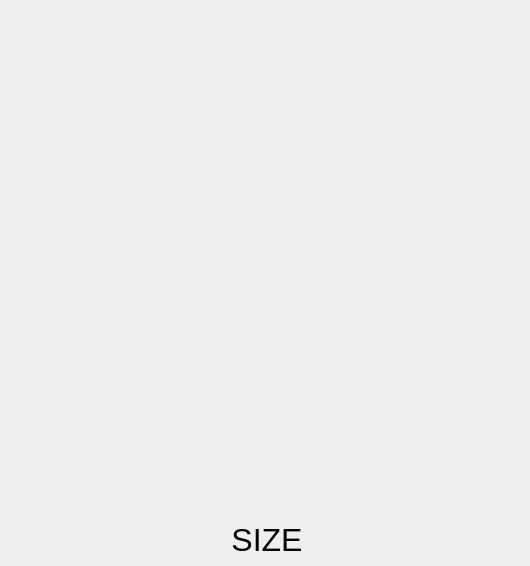
<?xml version="1.0" encoding="UTF-8"?>
<ui version="4.0">
 <class>Dialog</class>
 <widget class="QDialog" name="Dialog">
  <property name="windowModality">
   <enum>Qt::NonModal</enum>
  </property>
  <property name="geometry">
   <rect>
    <x>0</x>
    <y>0</y>
    <width>530</width>
    <height>566</height>
   </rect>
  </property>
  <property name="sizePolicy">
   <sizepolicy hsizetype="Preferred" vsizetype="Preferred">
    <horstretch>0</horstretch>
    <verstretch>0</verstretch>
   </sizepolicy>
  </property>
  <property name="minimumSize">
   <size>
    <width>530</width>
    <height>566</height>
   </size>
  </property>
  <property name="maximumSize">
   <size>
    <width>530</width>
    <height>566</height>
   </size>
  </property>
  <property name="windowTitle">
   <string>Booru Tagger - Preview</string>
  </property>
  <property name="windowIcon">
   <iconset>
    <normaloff>../assets/icon.png</normaloff>../assets/icon.png</iconset>
  </property>
  <property name="sizeGripEnabled">
   <bool>false</bool>
  </property>
  <property name="modal">
   <bool>false</bool>
  </property>
  <layout class="QGridLayout" name="gridLayout_2">
   <item row="0" column="0">
    <widget class="QLabel" name="label">
     <property name="minimumSize">
      <size>
       <width>512</width>
       <height>512</height>
      </size>
     </property>
     <property name="maximumSize">
      <size>
       <width>512</width>
       <height>512</height>
      </size>
     </property>
     <property name="text">
      <string/>
     </property>
    </widget>
   </item>
   <item row="1" column="0">
    <widget class="QLabel" name="label_2">
     <property name="minimumSize">
      <size>
       <width>512</width>
       <height>30</height>
      </size>
     </property>
     <property name="maximumSize">
      <size>
       <width>512</width>
       <height>30</height>
      </size>
     </property>
     <property name="font">
      <font>
       <pointsize>24</pointsize>
       <weight>50</weight>
       <italic>false</italic>
       <bold>false</bold>
       <underline>false</underline>
      </font>
     </property>
     <property name="text">
      <string>SIZE</string>
     </property>
     <property name="alignment">
      <set>Qt::AlignCenter</set>
     </property>
    </widget>
   </item>
  </layout>
 </widget>
 <resources/>
 <connections/>
</ui>
